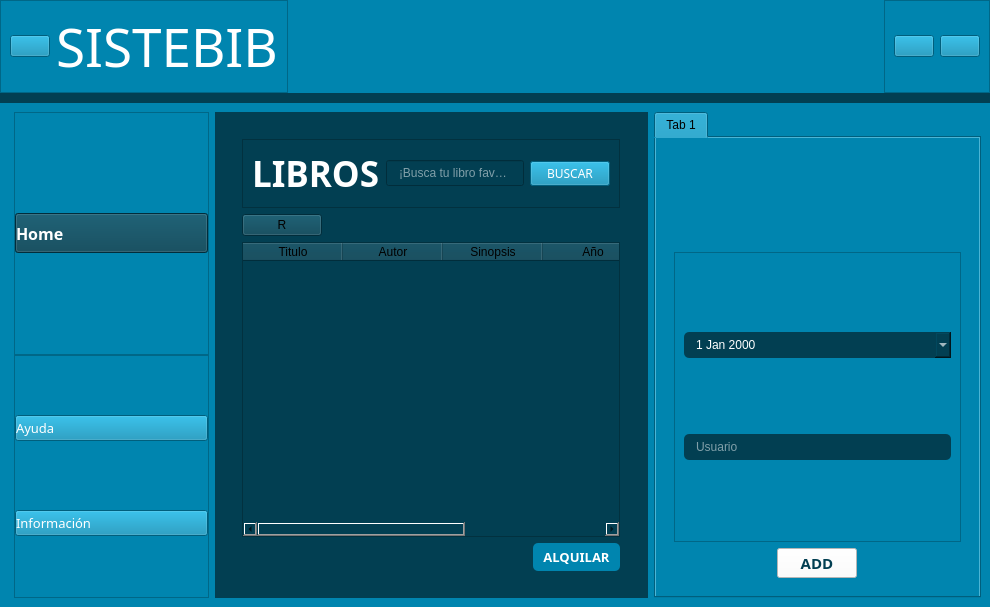
<?xml version="1.0" encoding="UTF-8"?>
<ui version="4.0">
 <class>MainWindow</class>
 <widget class="QMainWindow" name="MainWindow">
  <property name="geometry">
   <rect>
    <x>0</x>
    <y>0</y>
    <width>990</width>
    <height>597</height>
   </rect>
  </property>
  <property name="windowTitle">
   <string>MainWindow</string>
  </property>
  <property name="styleSheet">
   <string notr="true"/>
  </property>
  <widget class="QWidget" name="centralwidget">
   <property name="styleSheet">
    <string notr="true">background-color: rgb(2, 63, 82);
</string>
   </property>
   <layout class="QVBoxLayout" name="verticalLayout">
    <property name="spacing">
     <number>10</number>
    </property>
    <property name="leftMargin">
     <number>0</number>
    </property>
    <property name="topMargin">
     <number>0</number>
    </property>
    <property name="rightMargin">
     <number>0</number>
    </property>
    <property name="bottomMargin">
     <number>0</number>
    </property>
    <item alignment="Qt::AlignTop">
     <widget class="QWidget" name="header" native="true">
      <property name="styleSheet">
       <string notr="true">	background-color: rgb(0, 133, 175);</string>
      </property>
      <layout class="QHBoxLayout" name="horizontalLayout">
       <property name="spacing">
        <number>0</number>
       </property>
       <property name="leftMargin">
        <number>0</number>
       </property>
       <property name="topMargin">
        <number>0</number>
       </property>
       <property name="rightMargin">
        <number>0</number>
       </property>
       <property name="bottomMargin">
        <number>0</number>
       </property>
       <item alignment="Qt::AlignLeft">
        <widget class="QFrame" name="frameIzq">
         <property name="frameShape">
          <enum>QFrame::StyledPanel</enum>
         </property>
         <property name="frameShadow">
          <enum>QFrame::Raised</enum>
         </property>
         <layout class="QHBoxLayout" name="horizontalLayout_4">
          <item alignment="Qt::AlignLeft">
           <widget class="QPushButtonThemed" name="menubtn">
            <property name="cursor">
             <cursorShape>PointingHandCursor</cursorShape>
            </property>
            <property name="text">
             <string/>
            </property>
            <property name="icon">
             <iconset>
              <normaloff>../../Qss/icons/Icons/feather/align-justify.png</normaloff>../../Qss/icons/Icons/feather/align-justify.png</iconset>
            </property>
            <property name="iconSize">
             <size>
              <width>40</width>
              <height>40</height>
             </size>
            </property>
           </widget>
          </item>
          <item>
           <widget class="QLabelThemed" name="label">
            <property name="font">
             <font>
              <family>Century Gothic</family>
              <pointsize>40</pointsize>
              <bold>false</bold>
             </font>
            </property>
            <property name="styleSheet">
             <string notr="true">color: rgb(255, 255, 255);</string>
            </property>
            <property name="text">
             <string>SISTEBIB</string>
            </property>
           </widget>
          </item>
         </layout>
        </widget>
       </item>
       <item alignment="Qt::AlignRight">
        <widget class="QFrame" name="frameDer">
         <property name="frameShape">
          <enum>QFrame::StyledPanel</enum>
         </property>
         <property name="frameShadow">
          <enum>QFrame::Raised</enum>
         </property>
         <layout class="QHBoxLayout" name="horizontalLayout_3">
          <item>
           <widget class="QPushButtonThemed" name="Settings">
            <property name="cursor">
             <cursorShape>PointingHandCursor</cursorShape>
            </property>
            <property name="text">
             <string/>
            </property>
            <property name="icon">
             <iconset>
              <normaloff>../../Qss/icons/Icons/feather/settings.png</normaloff>../../Qss/icons/Icons/feather/settings.png</iconset>
            </property>
            <property name="iconSize">
             <size>
              <width>40</width>
              <height>40</height>
             </size>
            </property>
           </widget>
          </item>
          <item>
           <widget class="QPushButtonThemed" name="User">
            <property name="cursor">
             <cursorShape>PointingHandCursor</cursorShape>
            </property>
            <property name="text">
             <string/>
            </property>
            <property name="icon">
             <iconset>
              <normaloff>../../Qss/icons/Icons/feather/user.png</normaloff>../../Qss/icons/Icons/feather/user.png</iconset>
            </property>
            <property name="iconSize">
             <size>
              <width>40</width>
              <height>40</height>
             </size>
            </property>
           </widget>
          </item>
         </layout>
        </widget>
       </item>
      </layout>
     </widget>
    </item>
    <item>
     <widget class="QWidget" name="mainBody" native="true">
      <property name="sizePolicy">
       <sizepolicy hsizetype="Preferred" vsizetype="Expanding">
        <horstretch>0</horstretch>
        <verstretch>0</verstretch>
       </sizepolicy>
      </property>
      <property name="minimumSize">
       <size>
        <width>990</width>
        <height>504</height>
       </size>
      </property>
      <property name="styleSheet">
       <string notr="true">	background-color: rgb(0, 133, 175);</string>
      </property>
      <layout class="QHBoxLayout" name="horizontalLayout_2">
       <item>
        <widget class="QCustomSlideMenu" name="MenuIzq" native="true">
         <property name="minimumSize">
          <size>
           <width>200</width>
           <height>0</height>
          </size>
         </property>
         <property name="maximumSize">
          <size>
           <width>0</width>
           <height>16777215</height>
          </size>
         </property>
         <layout class="QVBoxLayout" name="verticalLayout_3">
          <property name="spacing">
           <number>0</number>
          </property>
          <property name="leftMargin">
           <number>5</number>
          </property>
          <property name="topMargin">
           <number>0</number>
          </property>
          <property name="rightMargin">
           <number>0</number>
          </property>
          <property name="bottomMargin">
           <number>9</number>
          </property>
          <item>
           <widget class="QWidget" name="widget" native="true">
            <property name="minimumSize">
             <size>
              <width>195</width>
              <height>486</height>
             </size>
            </property>
            <layout class="QVBoxLayout" name="verticalLayout_4">
             <property name="spacing">
              <number>0</number>
             </property>
             <property name="leftMargin">
              <number>0</number>
             </property>
             <property name="topMargin">
              <number>0</number>
             </property>
             <property name="rightMargin">
              <number>0</number>
             </property>
             <property name="bottomMargin">
              <number>0</number>
             </property>
             <item>
              <widget class="QFrame" name="frame">
               <property name="frameShape">
                <enum>QFrame::StyledPanel</enum>
               </property>
               <property name="frameShadow">
                <enum>QFrame::Raised</enum>
               </property>
               <layout class="QVBoxLayout" name="verticalLayout_5">
                <property name="spacing">
                 <number>10</number>
                </property>
                <property name="leftMargin">
                 <number>0</number>
                </property>
                <property name="topMargin">
                 <number>0</number>
                </property>
                <property name="rightMargin">
                 <number>0</number>
                </property>
                <property name="bottomMargin">
                 <number>0</number>
                </property>
                <item>
                 <widget class="QPushButton" name="pushButton_2">
                  <property name="minimumSize">
                   <size>
                    <width>40</width>
                    <height>40</height>
                   </size>
                  </property>
                  <property name="font">
                   <font>
                    <family>Century Gothic</family>
                    <pointsize>12</pointsize>
                    <bold>true</bold>
                   </font>
                  </property>
                  <property name="styleSheet">
                   <string notr="true">text-align: left;
background-color: rgb(2, 63, 82);
color: rgb(255, 255, 255);
border-left-color: rgb(255, 255, 255);</string>
                  </property>
                  <property name="text">
                   <string>Home</string>
                  </property>
                  <property name="icon">
                   <iconset>
                    <normaloff>../Qss/icons/Icons/feather/home.png</normaloff>../Qss/icons/Icons/feather/home.png</iconset>
                  </property>
                  <property name="iconSize">
                   <size>
                    <width>40</width>
                    <height>40</height>
                   </size>
                  </property>
                 </widget>
                </item>
               </layout>
              </widget>
             </item>
             <item>
              <widget class="QFrame" name="frame_2">
               <property name="frameShape">
                <enum>QFrame::StyledPanel</enum>
               </property>
               <property name="frameShadow">
                <enum>QFrame::Raised</enum>
               </property>
               <layout class="QVBoxLayout" name="verticalLayout_6">
                <property name="spacing">
                 <number>10</number>
                </property>
                <property name="leftMargin">
                 <number>0</number>
                </property>
                <property name="topMargin">
                 <number>0</number>
                </property>
                <property name="rightMargin">
                 <number>0</number>
                </property>
                <property name="bottomMargin">
                 <number>0</number>
                </property>
                <item>
                 <widget class="QPushButtonThemed" name="Ayuda">
                  <property name="font">
                   <font>
                    <family>Century Gothic</family>
                    <pointsize>10</pointsize>
                   </font>
                  </property>
                  <property name="cursor">
                   <cursorShape>PointingHandCursor</cursorShape>
                  </property>
                  <property name="styleSheet">
                   <string notr="true">text-align: left;
color: rgb(255, 255, 255);</string>
                  </property>
                  <property name="text">
                   <string>Ayuda</string>
                  </property>
                  <property name="icon">
                   <iconset>
                    <normaloff>../../Qss/icons/Icons/material_design/help.png</normaloff>../../Qss/icons/Icons/material_design/help.png</iconset>
                  </property>
                  <property name="iconSize">
                   <size>
                    <width>30</width>
                    <height>30</height>
                   </size>
                  </property>
                 </widget>
                </item>
                <item>
                 <widget class="QPushButtonThemed" name="Informacion">
                  <property name="font">
                   <font>
                    <family>Century Gothic</family>
                    <pointsize>10</pointsize>
                   </font>
                  </property>
                  <property name="cursor">
                   <cursorShape>PointingHandCursor</cursorShape>
                  </property>
                  <property name="styleSheet">
                   <string notr="true">text-align: left;
color: rgb(255, 255, 255);</string>
                  </property>
                  <property name="text">
                   <string>Información</string>
                  </property>
                  <property name="icon">
                   <iconset>
                    <normaloff>../../Qss/icons/Icons/material_design/info.png</normaloff>../../Qss/icons/Icons/material_design/info.png</iconset>
                  </property>
                  <property name="iconSize">
                   <size>
                    <width>30</width>
                    <height>30</height>
                   </size>
                  </property>
                 </widget>
                </item>
               </layout>
              </widget>
             </item>
            </layout>
           </widget>
          </item>
         </layout>
        </widget>
       </item>
       <item>
        <widget class="QWidget" name="Body" native="true">
         <property name="styleSheet">
          <string notr="true">background-color: rgb(2, 63, 82);</string>
         </property>
         <layout class="QVBoxLayout" name="verticalLayout_2">
          <property name="rightMargin">
           <number>10</number>
          </property>
          <item>
           <widget class="QCustomStackedWidget" name="mainPages">
            <property name="currentIndex">
             <number>0</number>
            </property>
            <widget class="QWidget" name="HomeP">
             <layout class="QVBoxLayout" name="verticalLayout_20">
              <item>
               <widget class="QWidget" name="widget_6" native="true">
                <layout class="QVBoxLayout" name="verticalLayout_19">
                 <item>
                  <widget class="QFrame" name="frame_7">
                   <property name="frameShape">
                    <enum>QFrame::StyledPanel</enum>
                   </property>
                   <property name="frameShadow">
                    <enum>QFrame::Raised</enum>
                   </property>
                   <layout class="QHBoxLayout" name="horizontalLayout_7">
                    <item>
                     <widget class="QLabel" name="label_8">
                      <property name="font">
                       <font>
                        <family>Century Gothic</family>
                        <pointsize>26</pointsize>
                        <bold>true</bold>
                       </font>
                      </property>
                      <property name="styleSheet">
                       <string notr="true">color: rgb(255, 255, 255);</string>
                      </property>
                      <property name="text">
                       <string>LIBROS</string>
                      </property>
                     </widget>
                    </item>
                    <item>
                     <widget class="QLineEdit" name="Buscar_Libro">
                      <property name="styleSheet">
                       <string notr="true">color: rgb(255, 255, 255);
font: 700 8pt &quot;Century Gothic&quot;;
border-color: rgb(255, 255, 255);
padding: 4px 10px;</string>
                      </property>
                      <property name="placeholderText">
                       <string>¡Busca tu libro favorito!</string>
                      </property>
                     </widget>
                    </item>
                    <item>
                     <widget class="QPushButton" name="buscar_libro">
                      <property name="font">
                       <font>
                        <family>Century Gothic</family>
                       </font>
                      </property>
                      <property name="styleSheet">
                       <string notr="true">background-color: rgb(0, 133, 175);
color: rgb(255, 255, 255);</string>
                      </property>
                      <property name="text">
                       <string>BUSCAR</string>
                      </property>
                      <property name="icon">
                       <iconset>
                        <normaloff>../Qss/icons/Icons/feather/search.png</normaloff>../Qss/icons/Icons/feather/search.png</iconset>
                      </property>
                      <property name="iconSize">
                       <size>
                        <width>20</width>
                        <height>20</height>
                       </size>
                      </property>
                     </widget>
                    </item>
                   </layout>
                  </widget>
                 </item>
                 <item alignment="Qt::AlignLeft">
                  <widget class="QPushButton" name="refresh">
                   <property name="text">
                    <string>R</string>
                   </property>
                  </widget>
                 </item>
                 <item>
                  <widget class="QTableWidget" name="HomeTable">
                   <column>
                    <property name="text">
                     <string>Titulo</string>
                    </property>
                   </column>
                   <column>
                    <property name="text">
                     <string>Autor</string>
                    </property>
                   </column>
                   <column>
                    <property name="text">
                     <string>Sinopsis</string>
                    </property>
                   </column>
                   <column>
                    <property name="text">
                     <string>Año</string>
                    </property>
                   </column>
                   <column>
                    <property name="text">
                     <string>Genero</string>
                    </property>
                   </column>
                  </widget>
                 </item>
                 <item alignment="Qt::AlignRight">
                  <widget class="QPushButton" name="alquilar_btn">
                   <property name="font">
                    <font>
                     <family>Century Gothic</family>
                     <pointsize>10</pointsize>
                     <bold>true</bold>
                    </font>
                   </property>
                   <property name="cursor">
                    <cursorShape>OpenHandCursor</cursorShape>
                   </property>
                   <property name="styleSheet">
                    <string notr="true">
background-color: rgb(0, 133, 175);
padding: 5px 10px;
border-radius: 5px;

color: rgb(255, 255, 255);</string>
                   </property>
                   <property name="text">
                    <string>ALQUILAR</string>
                   </property>
                   <property name="icon">
                    <iconset>
                     <normaloff>../Qss/icons/Icons/feather/shopping-cart.png</normaloff>../Qss/icons/Icons/feather/shopping-cart.png</iconset>
                   </property>
                   <property name="iconSize">
                    <size>
                     <width>20</width>
                     <height>20</height>
                    </size>
                   </property>
                  </widget>
                 </item>
                </layout>
               </widget>
              </item>
             </layout>
            </widget>
            <widget class="QWidget" name="prestamosP">
             <layout class="QVBoxLayout" name="verticalLayout_10">
              <item>
               <widget class="QWidget" name="widget_3" native="true">
                <layout class="QVBoxLayout" name="verticalLayout_11">
                 <item>
                  <widget class="QFrame" name="frame_4">
                   <property name="frameShape">
                    <enum>QFrame::StyledPanel</enum>
                   </property>
                   <property name="frameShadow">
                    <enum>QFrame::Raised</enum>
                   </property>
                   <layout class="QHBoxLayout" name="horizontalLayout_5">
                    <item alignment="Qt::AlignLeft">
                     <widget class="QLabelThemed" name="label_3">
                      <property name="font">
                       <font>
                        <family>Century Gothic</family>
                        <pointsize>28</pointsize>
                        <bold>true</bold>
                       </font>
                      </property>
                      <property name="styleSheet">
                       <string notr="true">color: rgb(255, 255, 255);</string>
                      </property>
                      <property name="text">
                       <string>PRESTAMOS</string>
                      </property>
                      <property name="alignment">
                       <set>Qt::AlignCenter</set>
                      </property>
                     </widget>
                    </item>
                    <item alignment="Qt::AlignRight">
                     <widget class="QPushButtonThemed" name="showForm">
                      <property name="font">
                       <font>
                        <family>Century Gothic</family>
                        <pointsize>11</pointsize>
                        <bold>true</bold>
                       </font>
                      </property>
                      <property name="cursor">
                       <cursorShape>PointingHandCursor</cursorShape>
                      </property>
                      <property name="styleSheet">
                       <string notr="true">color: rgb(255, 255, 255);
background-color: rgb(2, 63, 82);</string>
                      </property>
                      <property name="text">
                       <string>Añadir Prestamo</string>
                      </property>
                      <property name="icon">
                       <iconset>
                        <normaloff>../../../../Qss/icons/Icons/feather/log-in.png</normaloff>../../../../Qss/icons/Icons/feather/log-in.png</iconset>
                      </property>
                      <property name="iconSize">
                       <size>
                        <width>24</width>
                        <height>24</height>
                       </size>
                      </property>
                     </widget>
                    </item>
                   </layout>
                  </widget>
                 </item>
                 <item alignment="Qt::AlignLeft">
                  <widget class="QPushButton" name="refresh_prestamos">
                   <property name="text">
                    <string>R</string>
                   </property>
                  </widget>
                 </item>
                 <item>
                  <widget class="QTableWidget" name="prestamos_tabla">
                   <column>
                    <property name="text">
                     <string>CODIGO</string>
                    </property>
                   </column>
                   <column>
                    <property name="text">
                     <string>FECHA PRESTAMO</string>
                    </property>
                   </column>
                   <column>
                    <property name="text">
                     <string>FECHA DEVOLUCION</string>
                    </property>
                   </column>
                   <column>
                    <property name="text">
                     <string>LIBRO</string>
                    </property>
                   </column>
                   <column>
                    <property name="text">
                     <string>USUARIO</string>
                    </property>
                   </column>
                  </widget>
                 </item>
                </layout>
               </widget>
              </item>
             </layout>
            </widget>
            <widget class="QWidget" name="catalogoP">
             <layout class="QVBoxLayout" name="verticalLayout_13">
              <item>
               <widget class="QWidget" name="widget_4" native="true">
                <layout class="QVBoxLayout" name="verticalLayout_14">
                 <item>
                  <widget class="QFrame" name="frame_5">
                   <property name="frameShape">
                    <enum>QFrame::StyledPanel</enum>
                   </property>
                   <property name="frameShadow">
                    <enum>QFrame::Raised</enum>
                   </property>
                   <layout class="QHBoxLayout" name="horizontalLayout_6">
                    <item>
                     <widget class="QLabelThemed" name="label_5">
                      <property name="font">
                       <font>
                        <family>Century Gothic</family>
                        <pointsize>28</pointsize>
                        <bold>true</bold>
                       </font>
                      </property>
                      <property name="styleSheet">
                       <string notr="true">color: rgb(255, 255, 255);</string>
                      </property>
                      <property name="text">
                       <string>CATALOGO</string>
                      </property>
                      <property name="alignment">
                       <set>Qt::AlignCenter</set>
                      </property>
                     </widget>
                    </item>
                    <item alignment="Qt::AlignRight">
                     <widget class="QPushButtonThemed" name="showFormC">
                      <property name="text">
                       <string>Añadir Libro</string>
                      </property>
                     </widget>
                    </item>
                   </layout>
                  </widget>
                 </item>
                 <item>
                  <widget class="QLineEdit" name="Buscar_Catalogo"/>
                 </item>
                 <item alignment="Qt::AlignLeft">
                  <widget class="QPushButton" name="refresh_catalogo">
                   <property name="text">
                    <string>R</string>
                   </property>
                  </widget>
                 </item>
                 <item>
                  <widget class="QTableWidget" name="tableWidget_2">
                   <column>
                    <property name="text">
                     <string>ISBN</string>
                    </property>
                   </column>
                   <column>
                    <property name="text">
                     <string>TITULO</string>
                    </property>
                   </column>
                   <column>
                    <property name="text">
                     <string>GENERO</string>
                    </property>
                   </column>
                   <column>
                    <property name="text">
                     <string>AUTOR</string>
                    </property>
                   </column>
                   <column>
                    <property name="text">
                     <string>AÑO DE PUBLICACIÓN</string>
                    </property>
                   </column>
                   <column>
                    <property name="text">
                     <string>DISPONIBLE</string>
                    </property>
                   </column>
                   <column>
                    <property name="text">
                     <string>FORMATO</string>
                    </property>
                   </column>
                   <column>
                    <property name="text">
                     <string>COPIAS</string>
                    </property>
                   </column>
                   <column>
                    <property name="text">
                     <string>IDIOMA</string>
                    </property>
                   </column>
                   <column>
                    <property name="text">
                     <string>RESUMEN</string>
                    </property>
                   </column>
                   <column>
                    <property name="text">
                     <string>UBICACIÓN/PASILLO</string>
                    </property>
                   </column>
                   <column>
                    <property name="text">
                     <string>ESTADO</string>
                    </property>
                   </column>
                  </widget>
                 </item>
                </layout>
               </widget>
              </item>
             </layout>
            </widget>
            <widget class="QWidget" name="reportesP">
             <widget class="QLabelThemed" name="label_2">
              <property name="geometry">
               <rect>
                <x>50</x>
                <y>30</y>
                <width>231</width>
                <height>71</height>
               </rect>
              </property>
              <property name="font">
               <font>
                <family>Century Gothic</family>
                <pointsize>28</pointsize>
                <bold>true</bold>
               </font>
              </property>
              <property name="styleSheet">
               <string notr="true">color: rgb(255, 255, 255);</string>
              </property>
              <property name="text">
               <string>REPORTES</string>
              </property>
              <property name="alignment">
               <set>Qt::AlignCenter</set>
              </property>
             </widget>
            </widget>
            <widget class="QWidget" name="ayudaP">
             <layout class="QVBoxLayout" name="verticalLayout_12">
              <item>
               <widget class="QLabelThemed" name="label_6">
                <property name="font">
                 <font>
                  <family>Century Gothic</family>
                  <pointsize>28</pointsize>
                  <bold>true</bold>
                 </font>
                </property>
                <property name="styleSheet">
                 <string notr="true">color: rgb(255, 255, 255);</string>
                </property>
                <property name="text">
                 <string>AYUDA</string>
                </property>
                <property name="alignment">
                 <set>Qt::AlignCenter</set>
                </property>
               </widget>
              </item>
             </layout>
            </widget>
            <widget class="QWidget" name="infoP">
             <layout class="QGridLayout" name="gridLayout">
              <item row="0" column="0">
               <widget class="QWidget" name="widget_7" native="true">
                <widget class="QLabelThemed" name="label_4">
                 <property name="geometry">
                  <rect>
                   <x>70</x>
                   <y>30</y>
                   <width>264</width>
                   <height>45</height>
                  </rect>
                 </property>
                 <property name="font">
                  <font>
                   <family>Century Gothic</family>
                   <pointsize>28</pointsize>
                   <bold>true</bold>
                  </font>
                 </property>
                 <property name="styleSheet">
                  <string notr="true">color: rgb(255, 255, 255);</string>
                 </property>
                 <property name="text">
                  <string>INFORMACIÓN</string>
                 </property>
                 <property name="alignment">
                  <set>Qt::AlignCenter</set>
                 </property>
                </widget>
               </widget>
              </item>
             </layout>
            </widget>
           </widget>
          </item>
         </layout>
        </widget>
       </item>
       <item>
        <widget class="QCustomSlideMenu" name="MenuDer" native="true">
         <property name="minimumSize">
          <size>
           <width>200</width>
           <height>0</height>
          </size>
         </property>
         <layout class="QVBoxLayout" name="verticalLayout_7">
          <property name="spacing">
           <number>0</number>
          </property>
          <property name="leftMargin">
           <number>0</number>
          </property>
          <property name="topMargin">
           <number>0</number>
          </property>
          <property name="rightMargin">
           <number>0</number>
          </property>
          <property name="bottomMargin">
           <number>0</number>
          </property>
          <item>
           <widget class="QTabWidget" name="Menu_Der">
            <property name="currentIndex">
             <number>0</number>
            </property>
            <widget class="QWidget" name="tab">
             <attribute name="title">
              <string>Tab 1</string>
             </attribute>
             <layout class="QVBoxLayout" name="verticalLayout_15">
              <item>
               <widget class="QWidget" name="widget_2" native="true">
                <layout class="QVBoxLayout" name="verticalLayout_8">
                 <item alignment="Qt::AlignHCenter">
                  <widget class="QLabelThemed" name="title">
                   <property name="minimumSize">
                    <size>
                     <width>70</width>
                     <height>70</height>
                    </size>
                   </property>
                   <property name="maximumSize">
                    <size>
                     <width>90</width>
                     <height>90</height>
                    </size>
                   </property>
                   <property name="text">
                    <string/>
                   </property>
                   <property name="pixmap">
                    <pixmap>../../../../Qss/icons/Icons/feather/file-plus.png</pixmap>
                   </property>
                  </widget>
                 </item>
                 <item>
                  <widget class="QFrame" name="frame_3">
                   <property name="frameShape">
                    <enum>QFrame::StyledPanel</enum>
                   </property>
                   <property name="frameShadow">
                    <enum>QFrame::Raised</enum>
                   </property>
                   <layout class="QVBoxLayout" name="verticalLayout_9">
                    <item>
                     <widget class="QDateEdit" name="fecha_devolucion">
                      <property name="styleSheet">
                       <string notr="true">background-color: rgb(2, 63, 82);
padding: 5px 10px;
border-radius: 5px;

color: rgb(255, 255, 255);</string>
                      </property>
                      <property name="calendarPopup">
                       <bool>true</bool>
                      </property>
                     </widget>
                    </item>
                    <item>
                     <widget class="QLineEdit" name="usuario_LE">
                      <property name="styleSheet">
                       <string notr="true">background-color: rgb(2, 63, 82);
padding: 5px 10px;
border-radius: 5px;
color: rgb(255, 255, 255);</string>
                      </property>
                      <property name="placeholderText">
                       <string>Usuario</string>
                      </property>
                     </widget>
                    </item>
                   </layout>
                  </widget>
                 </item>
                 <item alignment="Qt::AlignHCenter">
                  <widget class="QPushButtonThemed" name="Add">
                   <property name="font">
                    <font>
                     <family>Century Gothic</family>
                     <pointsize>11</pointsize>
                     <bold>true</bold>
                    </font>
                   </property>
                   <property name="cursor">
                    <cursorShape>PointingHandCursor</cursorShape>
                   </property>
                   <property name="styleSheet">
                    <string notr="true">background-color: rgb(255, 255, 255);
color: rgb(2, 63, 82);
</string>
                   </property>
                   <property name="text">
                    <string>ADD</string>
                   </property>
                   <property name="icon">
                    <iconset>
                     <normaloff>../../../../Qss/icons/Icons/feather/check-square.png</normaloff>../../../../Qss/icons/Icons/feather/check-square.png</iconset>
                   </property>
                   <property name="iconSize">
                    <size>
                     <width>25</width>
                     <height>25</height>
                    </size>
                   </property>
                  </widget>
                 </item>
                </layout>
               </widget>
              </item>
             </layout>
            </widget>
           </widget>
          </item>
         </layout>
        </widget>
       </item>
      </layout>
     </widget>
    </item>
   </layout>
  </widget>
 </widget>
 <customwidgets>
  <customwidget>
   <class>QCustomSlideMenu</class>
   <extends>QWidget</extends>
   <header location="global">Custom_Widgets.Widgets.h</header>
   <container>1</container>
  </customwidget>
  <customwidget>
   <class>QPushButtonThemed</class>
   <extends>QPushButton</extends>
   <header>Custom_Widgets.Theme.h</header>
   <container>1</container>
  </customwidget>
  <customwidget>
   <class>QLabelThemed</class>
   <extends>QLabel</extends>
   <header>Custom_Widgets.Theme.h</header>
   <container>1</container>
  </customwidget>
  <customwidget>
   <class>QCustomStackedWidget</class>
   <extends>QStackedWidget</extends>
   <header location="global">Custom_Widgets.Widgets.h</header>
   <container>1</container>
  </customwidget>
 </customwidgets>
 <resources/>
 <connections/>
</ui>
